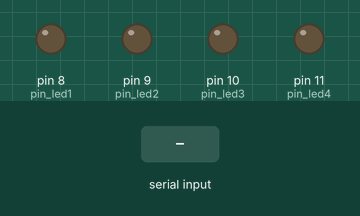
The sketch below on a simulated Arduino Uno, built with avr-gcc and run on an emulated ATmega328P. Parts: output pins drawn as LEDs (lit = HIGH). Inputs (shaded band) come from the test bench. What the sketch prints to the serial monitor is not drawn.

Above: at 1.2 s.
1.3 s: "1" received over Serial
At 2.5 s:
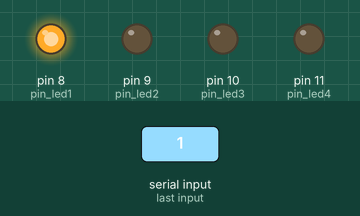
2.8 s: "2" received over Serial
At 3.8 s:
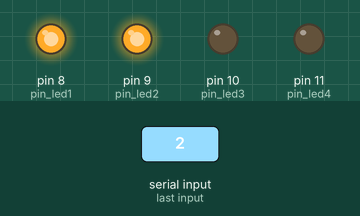
4.3 s: "3" received over Serial
At 5.0 s:
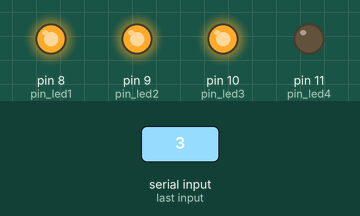
5.8 s: "4" received over Serial
At 6.1 s:
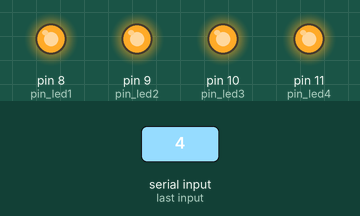
7.3 s: "5" received over Serial
At 8.5 s:
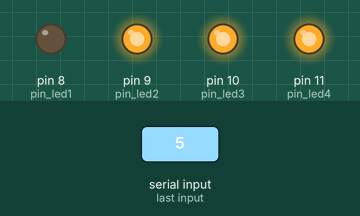
8.8 s: "6" received over Serial
At 9.6 s:
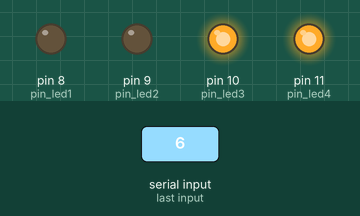
Timing chart, 0 to 11.3 s (numbered marks = the images above; inputs shaded):
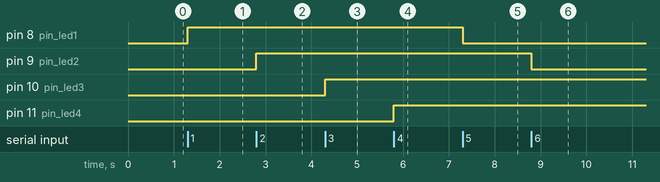

Measured:
- after the input at 1.3 s, pin 8 (pin_led1): LOW → HIGH at once
- after the input at 2.8 s, pin 9 (pin_led2): LOW → HIGH at once
- after the input at 4.3 s, pin 10 (pin_led3): LOW → HIGH at once
- after the input at 5.8 s, pin 11 (pin_led4): LOW → HIGH at once
- after the input at 7.3 s, pin 8 (pin_led1): HIGH → LOW at once
- after the input at 8.8 s, pin 9 (pin_led2): HIGH → LOW at once

The sketch:

exercicio1.ino
```cpp
#define pin_led1 8 // definindo o pino 8 como pin_led1
#define pin_led2 9 // definindo o pino 9 como pin_led2
#define pin_led3 10 // definindo o pino 10 como pin_led3
#define pin_led4 11 // definindo o pino 11 como pin_led4

void setup() {
  Serial.begin(9600); // comunicação com o Arduino
  pinMode(pin_led1, OUTPUT); // definindo a saida do pin_led1
  pinMode(pin_led2, OUTPUT); // definindo a saida do pin_led2
  pinMode(pin_led3, OUTPUT); // definindo a saida do pin_led3
  pinMode(pin_led4, OUTPUT); // definindo a saida do pin_led4


}

void loop() {
if (Serial.available() == 1 ) {
  char i = Serial.read();
  Serial.print(i);

  if (i == '1'){
    digitalWrite(pin_led1, HIGH);
  }

  // se a variável for igual a 1, então liga a saida pin_led1

  if (i == '2'){
    digitalWrite(pin_led2, HIGH);
  }

  // se a variável for igual a 2, então liga a saida pin_led2

  if (i == '3'){
    digitalWrite(pin_led3, HIGH);
  }

  // se a variável for igual a 3, então liga a saida pin_led3

  if (i == '4'){
    digitalWrite(pin_led4, HIGH);
  }

  // se a variável for igual a 4, então liga a saida pin_led4

  if (i == '5'){
    digitalWrite(pin_led1, LOW);
  }

  // se a variável for igual a 5, então desliga a saida pin_led1

  if (i == '6'){
    digitalWrite(pin_led2, LOW);
  }

  // se a variável for igual a 6, então desliga a saida pin_led2

  if (i == '7'){
    digitalWrite(pin_led3, LOW);
  }

  // se a variável for igual a 7, então desliga a saida pin_led3

  if (i == '8'){
    digitalWrite(pin_led4, LOW);
  }

  // se a variável for igual a 8, então desliga a saida pin_led4

  if (i == '9'){
    digitalWrite(pin_led1, HIGH);
    digitalWrite(pin_led2, HIGH);
    digitalWrite(pin_led3, HIGH);
    digitalWrite(pin_led4, HIGH);
  }

  // se a variável for igual a 9, então ativa todos os pin_mode

  if (i == '0'){
    digitalWrite(pin_led1, LOW);
    digitalWrite(pin_led2, LOW);
    digitalWrite(pin_led3, LOW);
    digitalWrite(pin_led4, LOW);
  }

  // se a variável for igual a 0, então desativa todos os pin_mode

}

}
```
